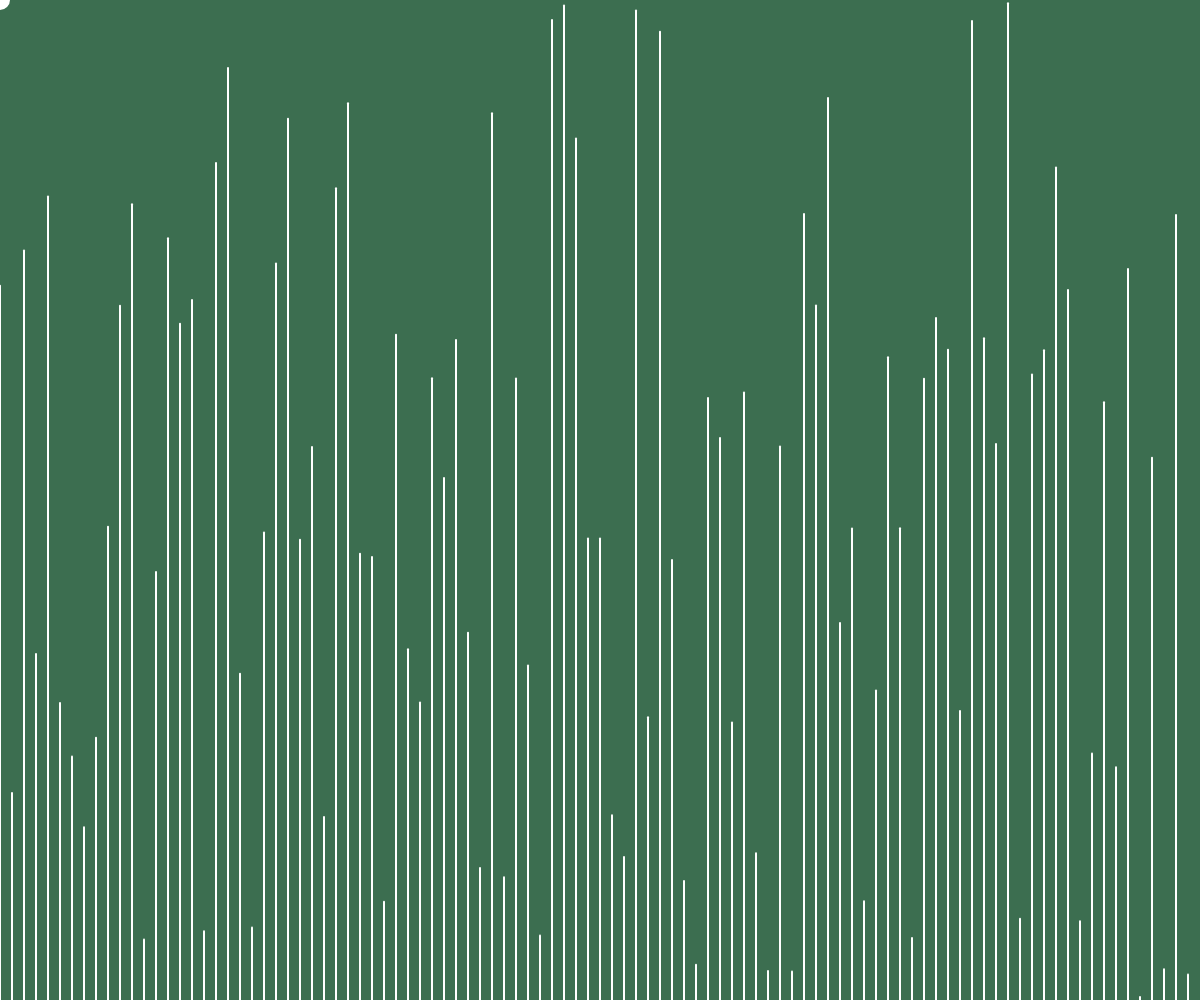
Frame 1 (no input)
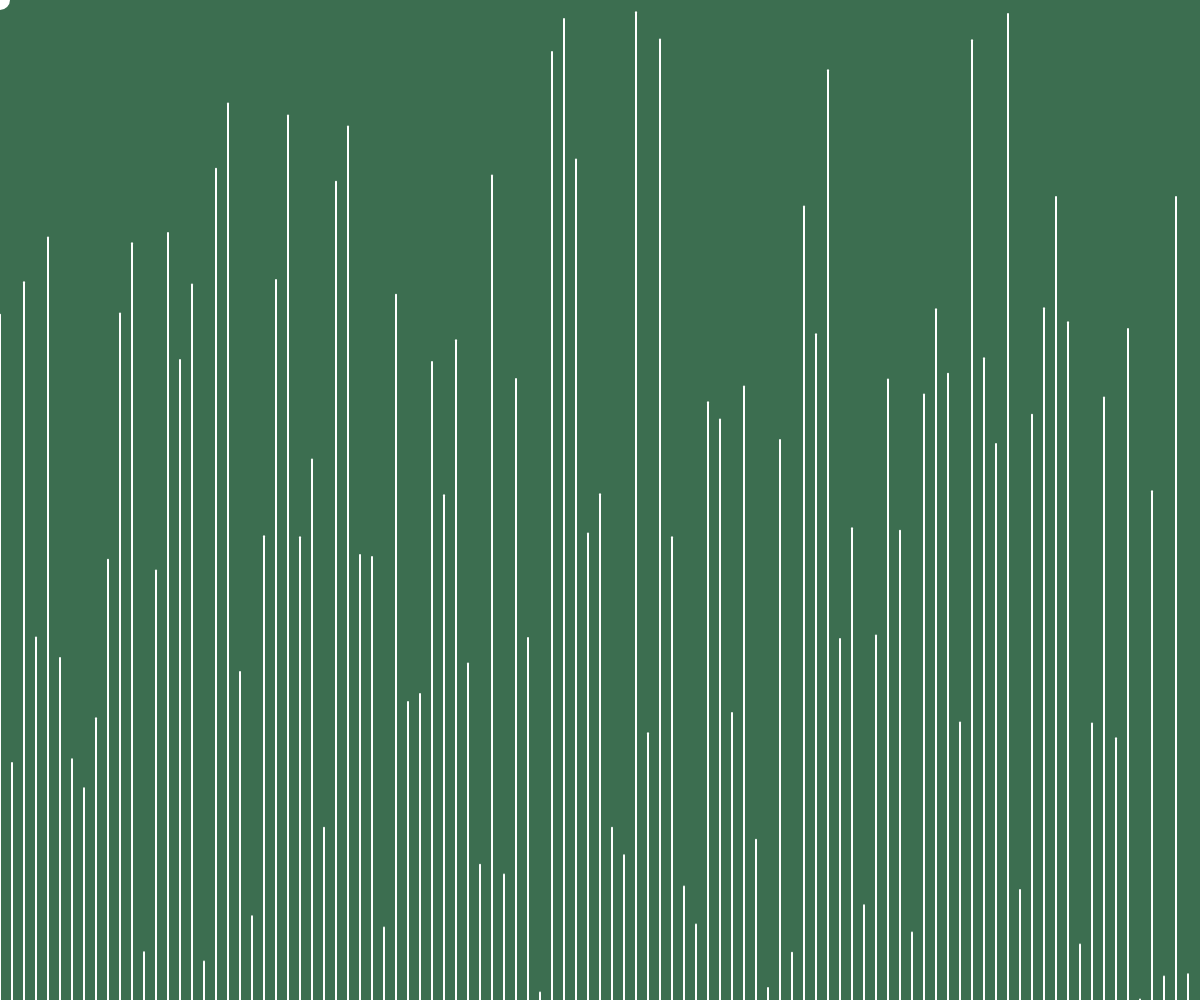
Frame 60 (no input)
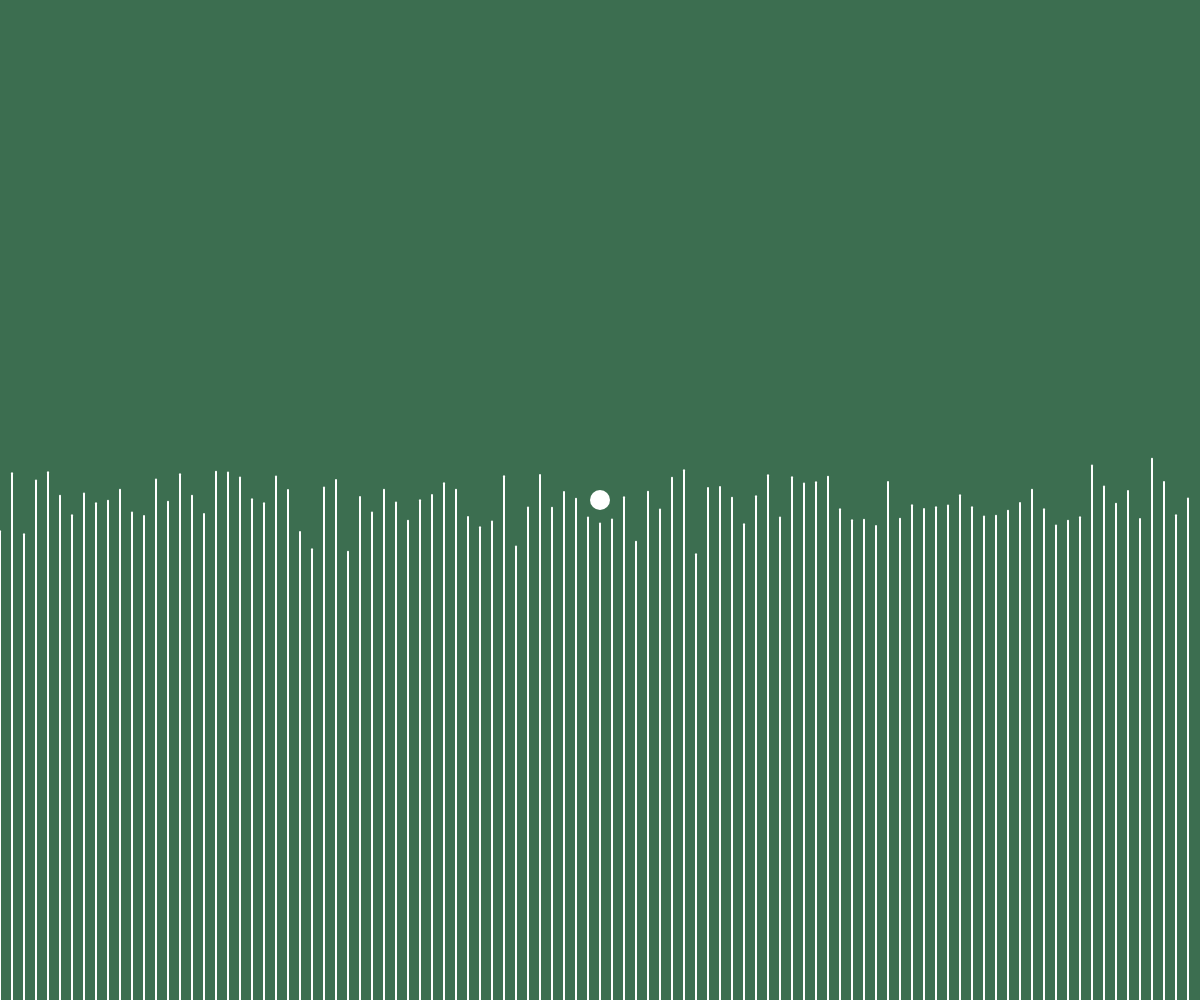
Frame 120 (the mouse pressed at the canvas centre since frame 60)

The p5.js sketch that drew these frames (run headless with seeded random() and noise() and a simulated clock; from frame 60 on, the mouse is pressed at the canvas centre):

// p5.js sketch
// ── sketch.js
// create empty array
let values = [];
function setup() {
  // fit canvas to window size
  createCanvas(windowWidth, windowHeight);
  // add 100 random values to the array
  for (let i = 0; i < 100; i++) {
    values.push(random(height));
  }
  strokeWeight(2);
  
}

function draw() {
  background(60, 110, 80);
  // draw the values as vertical lines moved across the screen randomly
  for (let i = 0; i < values.length; i++) {
    stroke(255);
    line(i * (width / values.length), height, i * (width / values.length), height - values[i]);
    // move the value randomly up or down
    values[i] += random(-5, 5);
    // constrain the value to be within the canvas height
    values[i] = constrain(values[i], 0, height);
   
  }
  //add a circle that follows the mouse
  fill(255);
  noStroke();
  ellipse(mouseX, mouseY, 20, 20);
  // circle moves on top of the values
  for (let i = 0; i < values.length; i++) {
    if (mouseX > i * (width / values.length) && mouseX < (i + 1) * (width / values.length)) {
      values[i] = height - mouseY;
    }
  }
  
}

// all values at the same height when mouse is pressed
function mousePressed() {
  for (let i = 0; i < values.length; i++) {
    values[i] = height / 2;
  }
}
